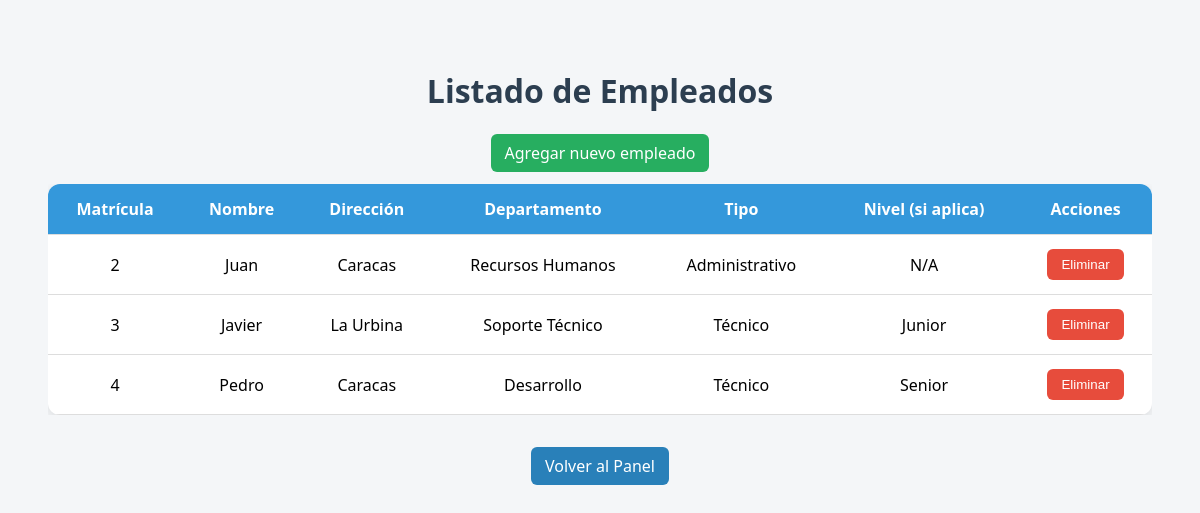
The page /empleados.php (signed in) on the database its author committed.
### tables this page shows
CREATE TABLE empleado (
    num_matricula INTEGER PRIMARY KEY AUTOINCREMENT,
    nombre TEXT NOT NULL,
    apellido TEXT NOT NULL,
    direccion TEXT,
    telefono TEXT,
    cod_depto INTEGER,
    usuario_asociado TEXT NOT NULL,
    tipo_empleado TEXT,
    nivel TEXT,
    FOREIGN KEY (cod_depto) REFERENCES departamento(cod_depto)
);

CREATE TABLE departamento (
    cod_depto INTEGER PRIMARY KEY AUTOINCREMENT,
    nombre_depto TEXT NOT NULL
);

CREATE TABLE tecnico (
    id_tecnico INTEGER PRIMARY KEY,
    nivel TEXT,
    FOREIGN KEY (id_tecnico) REFERENCES empleado(num_matricula)
);

### empleados.php (the view, shortened to what this page needs)
<?php
require_once 'includes/db.php';
$query = "
    SELECT
        e.num_matricula,
        e.nombre,
        e.direccion,
        d.nombre_depto,
        CASE
            WHEN t.id_tecnico IS NOT NULL THEN 'Técnico'
            WHEN a.id_administrativo IS NOT NULL THEN 'Administrativo'
            ELSE 'Desconocido'
        END AS tipo,
        t.nivel
    FROM empleado e
    LEFT JOIN tecnico t ON e.num_matricula = t.id_tecnico
    LEFT JOIN administrativo a ON e.num_matricula = a.id_administrativo
    LEFT JOIN departamento d ON e.cod_depto = d.cod_depto
";
$result = $db->query($query);
$empleados = [];
while ($row = $result->fetchArray(SQLITE3_ASSOC)) {
    $empleados[] = $row;
}
?>
<!DOCTYPE html>
<html lang="es">
<head>
</head>
<body>
    <h1>Listado de Empleados</h1>
    <div style="text-align: center; margin-bottom: 20px;">
        <a href="empleado_add.php" class="back-btn" style="background-color: #27ae60;">Agregar nuevo empleado</a>
    </div>
    <?php if (!empty($empleados)): ?>
        <div class="table-container">
            <table>
                <thead>
                    <tr>
                        <th>Matrícula</th>
                        <th>Nombre</th>
                        <th>Dirección</th>
                        <th>Departamento</th>
                        <th>Tipo</th>
                        <th>Nivel (si aplica)</th>
                        <th>Acciones</th>
                    </tr>
                </thead>
                <tbody>
                    <?php foreach ($empleados as $row): ?>
                        <tr>
                            <td><?= htmlspecialchars($row['num_matricula']) ?></td>
                            <td><?= htmlspecialchars($row['nombre']) ?></td>
                            <td><?= htmlspecialchars($row['direccion']) ?></td>
                            <td><?= htmlspecialchars($row['nombre_depto'] ?? 'No asignado') ?></td>
                            <td><?= htmlspecialchars($row['tipo']) ?></td>
                            <td><?= $row['tipo'] === 'Técnico' ? htmlspecialchars($row['nivel']) : 'N/A' ?></td>
                            <td>
                                <form method="POST" onsubmit="return confirmarEliminar('<?= htmlspecialchars($row['nombre']) ?>')">
                                    <button type="submit" class="action-btn delete-btn">Eliminar</button>
                                </form>
                            </td>
                        </tr>
                    <?php endforeach; ?>
                </tbody>
            </table>
        </div>
    <?php endif; ?>
    <div style="text-align:center; margin-top: 40px;">
        <a href="dashboard.php" class="back-btn">Volver al Panel</a>
    </div>
</body>
</html>

### empleados.php (style rules this page uses)
body { font-family: 'Segoe UI', sans-serif; background-color: #f4f6f8; padding: 40px; }
h1 { text-align: center; margin-bottom: 30px; color: #2c3e50; }
.table-container { overflow-x: auto; }
table { width: 100%; border-collapse: collapse; background: white; border-radius: 12px; overflow: hidden; box-shadow: 0 4px 12px rgba(0,0,0,0.1); min-width: 600px; }
th, td { padding: 14px; text-align: center; border-bottom: 1px solid #ddd; }
th { background-color: #3498db; color: white; }
.back-btn, .action-btn { background-color: #2980b9; color: white; padding: 8px 14px; border: none; border-radius: 6px; text-decoration: none; cursor: pointer; }
.delete-btn { background-color: #e74c3c; }
form { display: inline; }

### rows shown on the page
empleado: num_matricula "2", nombre "Juan", direccion "Caracas", cod_depto.nombre_depto "Recursos Humanos", tipo "Administrativo", shows "N/A"
empleado: num_matricula "3", nombre "Javier", direccion "La Urbina", cod_depto.nombre_depto "Soporte Técnico", tipo "Técnico", tecnico.nivel "Junior"
empleado: num_matricula "4", nombre "Pedro", direccion "Caracas", cod_depto.nombre_depto "Desarrollo", tipo "Técnico", tecnico.nivel "Senior"
